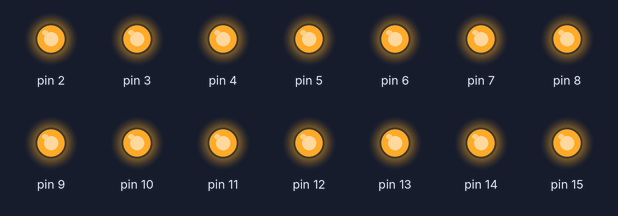
A sketch run on a simulated Arduino Uno, built with avr-gcc and run on an emulated ATmega328P. On the bench: output pins drawn as LEDs (lit = HIGH). What the sketch prints to the serial monitor is not drawn.

Above: at 0.1 s.
Timing chart, 0 to 3.2 s (numbered marks = the images above):
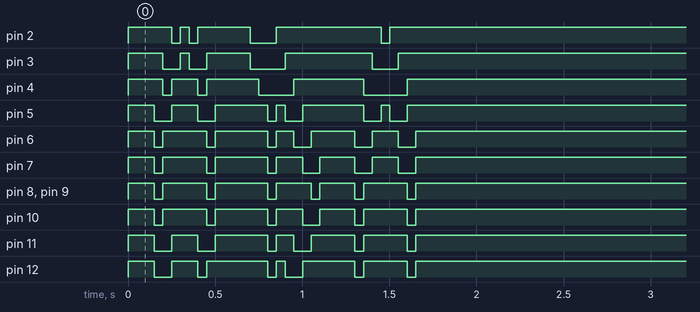

The sketch:

WATERFALL.ino
```cpp
int binaryimg[34][14]{
{0, 0, 0, 0, 0, 0, 0, 0, 0, 0, 0, 0, 0, 0},
{0, 0, 0, 0, 0, 0, 0, 0, 0, 0, 0, 0, 0, 0},
{1, 1, 1, 1, 1, 1, 1, 1, 1, 1, 0, 0, 0, 0},
{1, 1, 1, 0, 0, 0, 0, 0, 1, 1, 1, 1, 0, 0},
{1, 1, 1, 0, 0, 0, 0, 0, 0, 0, 1, 1, 1, 0},
{1, 1, 1, 0, 0, 0, 0, 0, 0, 0, 0, 1, 1, 1},
{1, 1, 1, 0, 0, 0, 0, 0, 0, 0, 1, 1, 1, 0},
{1, 1, 1, 0, 0, 0, 0, 0, 1, 1, 1, 1, 0, 0},
{1, 1, 1, 1, 1, 1, 1, 1, 1, 1, 0, 0, 0, 0},
{0, 0, 0, 0, 0, 0, 0, 0, 0, 0, 0, 0, 0, 0},
{0, 0, 0, 0, 0, 0, 0, 0, 0, 0, 0, 0, 0, 0},
{0, 0, 0, 0, 0, 0, 0, 0, 0, 0, 0, 0, 0, 0},
{0, 0, 0, 0, 0, 0, 0, 0, 0, 0, 0, 0, 0, 0},
{0, 0, 0, 0, 0, 1, 1, 1, 1, 0, 0, 0, 0, 0},
{0, 0, 0, 0, 1, 1, 0, 0, 1, 1, 0, 0, 0, 0},
{0, 0, 0, 1, 1, 0, 0, 0, 0, 1, 1, 0, 0, 0},
{0, 0, 1, 1, 0, 0, 0, 0, 0, 0, 1, 1, 0, 0},
{0, 1, 1, 0, 0, 0, 0, 0, 0, 0, 0, 1, 1, 0},
{1, 1, 1, 1, 1, 1, 1, 1, 1, 1, 1, 1, 1, 1},
{1, 1, 1, 0, 0, 0, 0, 0, 0, 0, 0, 1, 1, 1},
{1, 1, 0, 0, 0, 0, 0, 0, 0, 0, 0, 0, 1, 1},
{0, 0, 0, 0, 0, 0, 0, 0, 0, 0, 0, 0, 0, 0},
{0, 0, 0, 0, 0, 0, 0, 0, 0, 0, 0, 0, 0, 0},
{0, 0, 0, 0, 0, 0, 0, 0, 0, 0, 0, 0, 0, 0},
{0, 0, 0, 0, 0, 0, 0, 0, 0, 0, 0, 0, 0, 0},
{0, 0, 0, 0, 1, 1, 1, 1, 1, 1, 1, 0, 0, 0},
{0, 0, 1, 1, 1, 0, 0, 0, 0, 0, 1, 1, 1, 0},
{0, 1, 1, 0, 0, 0, 0, 0, 0, 0, 0, 0, 1, 1},
{1, 1, 1, 0, 0, 0, 0, 0, 0, 0, 0, 0, 0, 0},
{0, 1, 1, 0, 0, 0, 0, 0, 0, 0, 0, 0, 1, 1},
{0, 0, 1, 1, 1, 0, 0, 0, 0, 0, 1, 1, 1, 0},
{0, 0, 0, 1, 1, 1, 1, 1, 1, 1, 1, 0, 0, 0},
{0, 0, 0, 0, 0, 0, 0, 0, 0, 0, 0, 0, 0, 0},
{0, 0, 0, 0, 0, 0, 0, 0, 0, 0, 0, 0, 0, 0}
  };
void setup() {
  // put your setup code here, to run once:
  for (int j = 2; j < 16; j++) {
    pinMode(j,OUTPUT);
  };

  for (int i = 34; i >= 0 ; i = i-1 ) {

    digitalWrite(2,abs((binaryimg[i][13])-1));
    digitalWrite(3,abs((binaryimg[i][12])-1));
    digitalWrite(4,abs((binaryimg[i][11])-1));
    digitalWrite(5,abs((binaryimg[i][10])-1));
    digitalWrite(6,abs((binaryimg[i][9])-1));
    digitalWrite(7,abs((binaryimg[i][8])-1));
    digitalWrite(8,abs((binaryimg[i][7])-1));
    digitalWrite(9,abs((binaryimg[i][6])-1));
    digitalWrite(10,abs((binaryimg[i][5])-1));
    digitalWrite(11,abs((binaryimg[i][4])-1));
    digitalWrite(12,abs((binaryimg[i][3])-1));
    digitalWrite(13,abs((binaryimg[i][2])-1));
    digitalWrite(14,abs((binaryimg[i][1])-1));
    digitalWrite(15,abs((binaryimg[i][14])-1));
    delay(50);
    };
Serial.begin(9600);
  Serial.println();
  Serial.println("Print Array Before Overwriting The Content");
  int a, b;
  for (a = 0; a < 34; a++) {
    for (b = 0; b < 15; b++) {
      Serial.print(binaryimg [a] [b]);
      Serial.print(' ');
    };
    Serial.println();
  };
}

void loop() {
  // put your main code here, to run repeatedly:

}
```
